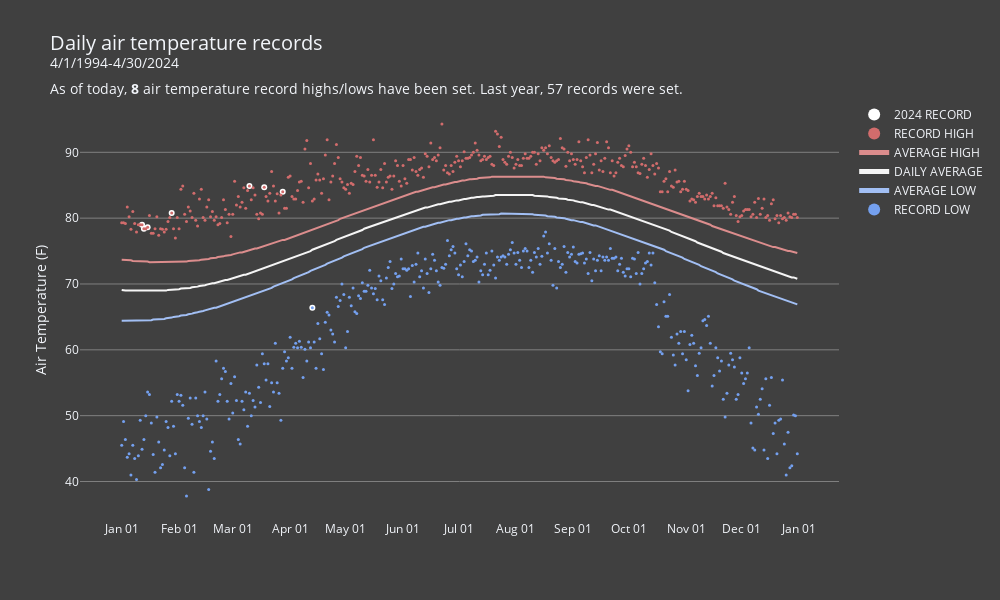

Notebook code cell kept with this figure:
### Code cell
daily_climo(days, 'Air Temperature', scheme='mg')

### Figure 1 — Plotly figure (JSON) as saved in the notebook; plotly's stock layout.template omitted (floating-point values rounded to 4 significant figures; data arrays with more than 128 entries replaced by an {"elided": "..."} marker saying what was removed)
{"data": [{"hoverinfo": "text", "hoverlabel": {"bordercolor": "white"}, "hovertext": {"elided": "366 str values"}, "marker": {"color": "white", "size": 6}, "mode": "markers", "name": "2024 RECORD", "type": "scatter", "x": {"elided": "366 str values"}, "y": {"elided": "366 float values"}}, {"hoverinfo": "none", "hoverlabel": {"bordercolor": "white"}, "marker": {"color": "white", "size": 6}, "mode": "markers", "name": "Low Record", "showlegend": false, "type": "scatter", "x": {"elided": "366 str values"}, "y": {"elided": "366 float values"}}, {"hoverlabel": {"bordercolor": "white"}, "marker": {"color": "#d26c6c", "size": 3}, "mode": "markers", "name": "RECORD HIGH", "type": "scatter", "x": {"elided": "366 str values"}, "y": {"elided": "366 float values"}}, {"hoverlabel": {"bordercolor": "white"}, "marker": {"color": "#dc8d8d", "size": 3}, "name": "AVERAGE HIGH", "type": "scatter", "x": {"elided": "366 str values"}, "y": {"elided": "366 float values"}}, {"hoverlabel": {"bordercolor": "white"}, "marker": {"color": "#F5F5F5", "size": 3}, "name": "DAILY AVERAGE", "type": "scatter", "x": {"elided": "366 str values"}, "y": {"elided": "366 float values"}}, {"hoverlabel": {"bordercolor": "white"}, "marker": {"color": "#a2bff4", "size": 3}, "name": "AVERAGE LOW", "type": "scatter", "x": {"elided": "366 str values"}, "y": {"elided": "366 float values"}}, {"hoverlabel": {"bordercolor": "white"}, "marker": {"color": "#74a0ef", "size": 3}, "mode": "markers", "name": "RECORD LOW", "type": "scatter", "x": {"elided": "366 str values"}, "y": {"elided": "366 float values"}}], "layout": {"height": 600, "hoverlabel": {"font": {"size": 12}}, "hovermode": "x unified", "legend": {"itemsizing": "constant"}, "paper_bgcolor": "#404040", "plot_bgcolor": "#404040", "title": {"font": {"size": 20}, "text": "Daily air temperature records<br><sup>4/1/1994-4/30/2024</sup><br><sup>As of today, <b>8</b> air temperature record highs/lows have been set. Last year, 57 records were set.</sup>"}, "width": 1000, "xaxis": {"autorange": true, "dtick": "M1", "range": ["2019-12-09 10:34:40.288", "2021-01-22 13:25:19.712"], "showgrid": false, "showspikes": true, "tickformat": "%b %d", "type": "date"}, "yaxis": {"autorange": true, "gridcolor": "grey", "range": [34.15, 97.95], "showgrid": true, "title": {"text": "Air Temperature (F)"}, "type": "linear"}}}
